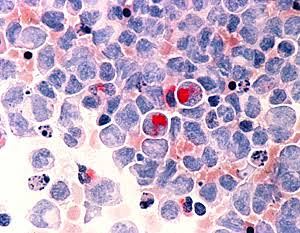
#> input picture practic19_03/cancer.jpg, 300 x 233 px
$ jupyter execute practica1.ipynb
#> lines starting #> are read from the running program, lines starting #| are printed output that depends on the picture
[cell 1]
import cv2
import numpy as np
import matplotlib.pyplot as plt
plt.rcParams['figure.figsize']=[10,5]
img_cancerbgr=cv2.imread('cancer.jpg')#imagen trabajada
#> img_cancerbgr is the input picture: shape (233, 300, 3); mean B, G, R 200.6, 172.1, 193
img_cancerrbg=plt.imread('cancer.jpg')
imagen=cv2.cvtColor(img_cancerbgr,cv2.COLOR_BGR2RGB)
plt.imshow(imagen)
plt.show()

[cell 2]
plt.imshow(imagen[50:65,20:35,:])#identificar por x,y y color rgb

plt.show()
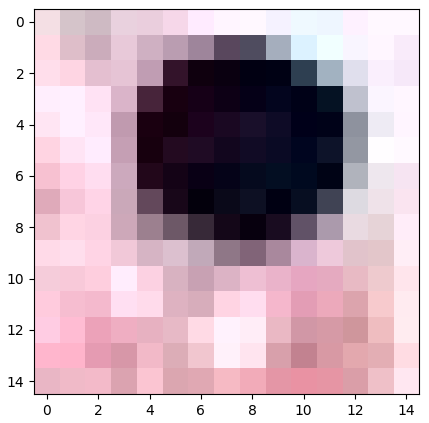
#> figure drawn by matplotlib, 1 panel

[cell 3]
celula_cancer=imagen[50:65,20:35,:]
plt.imsave('celula_cancer.jpg',celula_cancer)
celula=plt.imread('celula_cancer.jpg')
color= ('r','g','b')
for canal, col in enumerate(color):
    histograma=cv2.calcHist([celula*255],[canal],None,[256],[0,256])
    plt.plot(histograma,color=col)
    plt.xlim([0,256])

plt.title('Histograma')
plt.show()
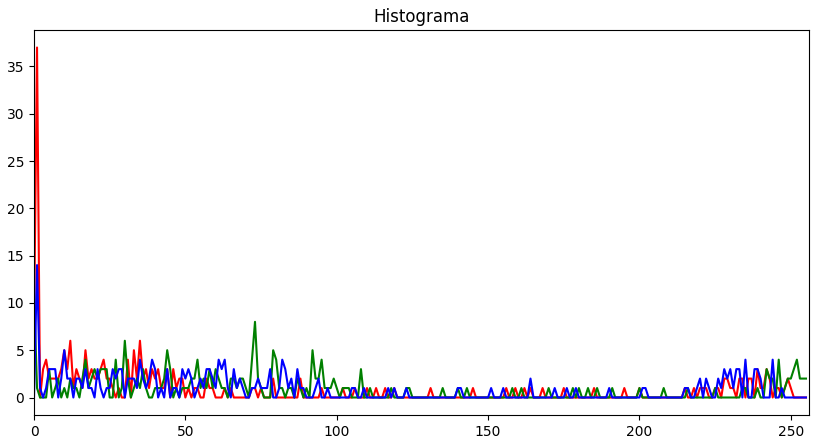
#> figure drawn by matplotlib, 1 panel; curve peaks at x = 1, y = 37; curve peaks at x = 0, y = 11; curve peaks at x = 1, y = 14

[cell 4]
r_celula=celula[:,:,0]*255
g_celula=celula[:,:,1]*255
b_celula=celula[:,:,2]*255

r_celula=r_celula>200
g_celula=g_celula>100
b_celula=b_celula>200

#convertir array bidimensional
img_final=np.array(r_celula*g_celula*b_celula*255,dtype=int)

plt.imshow(img_final)
plt.title('imagen separada por matematica')
plt.show()
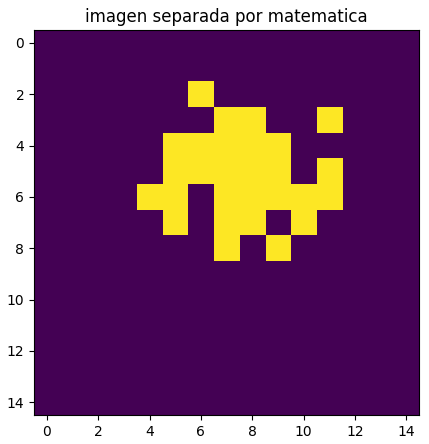
#> figure drawn by matplotlib, 1 panel

[cell 5]
import cv2
import numpy as np
import matplotlib.pyplot as plt

def solarizar(image,umbral):
    img_solarizar=np.where(image<umbral,image,255-image)
    return img_solarizar

practica:
realiza un pequeño script que permita visualizar una lista de paleta de colores disponibles en opencv a través de un ciclo pepetitivo.

[cell 6]
import cv2
import numpy as np
import matplotlib.pyplot as plt

# Lista de paletas de colores predefinidas en OpenCV
paletas = [cv2.COLORMAP_AUTUMN, cv2.COLORMAP_BONE, cv2.COLORMAP_COOL,
           cv2.COLORMAP_HOT, cv2.COLORMAP_HSV, cv2.COLORMAP_JET,
           cv2.COLORMAP_OCEAN, cv2.COLORMAP_PARULA, cv2.COLORMAP_PINK,
           cv2.COLORMAP_RAINBOW, cv2.COLORMAP_SPRING, cv2.COLORMAP_SUMMER,
           cv2.COLORMAP_WINTER]

# Lista de nombres de las paletas de colores
nombres_paletas = ["Autumn", "Bone", "Cool", "Hot", "HSV", "Jet", "Ocean",
                   "Parula", "Pink", "Rainbow", "Spring", "Summer", "Winter"]

# Cargar la imagen
imagen = cv2.imread("celula_cancer.jpg")

# Mostrar la imagen original
plt.figure(figsize=(15, 10))
plt.subplot(3, 5, 1)
plt.imshow(cv2.cvtColor(imagen, cv2.COLOR_BGR2RGB))
plt.title("Imagen Original")


# Ciclo para mostrar cada paleta de colores aplicada a la imagen
for i, paleta in enumerate(paletas):
    # Aplicar la paleta de colores a la imagen
    imagen_paleta = cv2.applyColorMap(imagen, paleta)
    # Mostrar la imagen con la paleta de colores y su nombre
    plt.subplot(3, 5, i+2)
    plt.imshow(cv2.cvtColor(imagen_paleta, cv2.COLOR_BGR2RGB))
    plt.title(nombres_paletas[i])
plt.tight_layout()
plt.show()
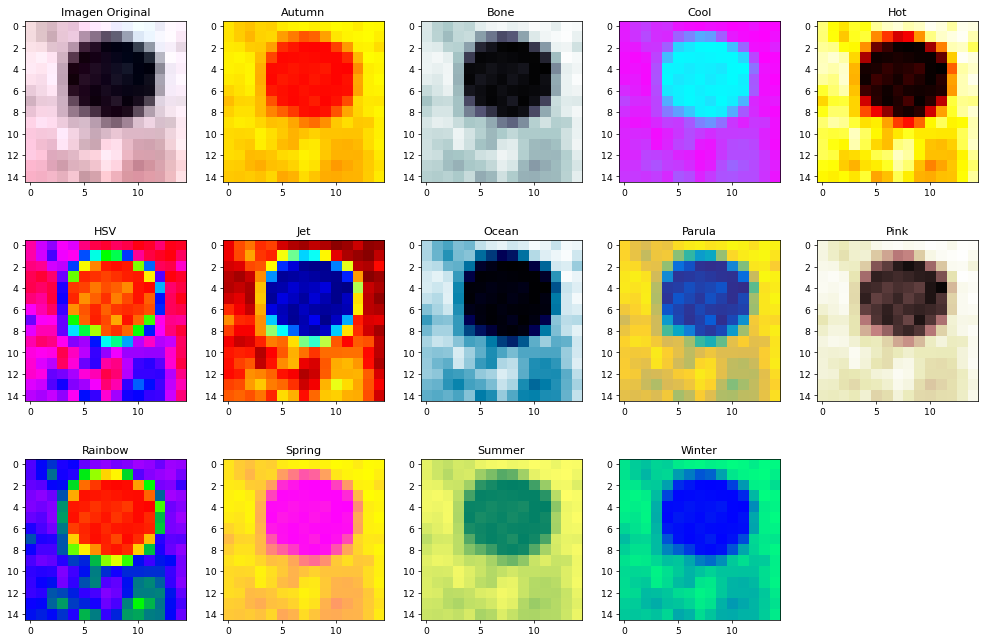
#> figure drawn by matplotlib, 14 panels
